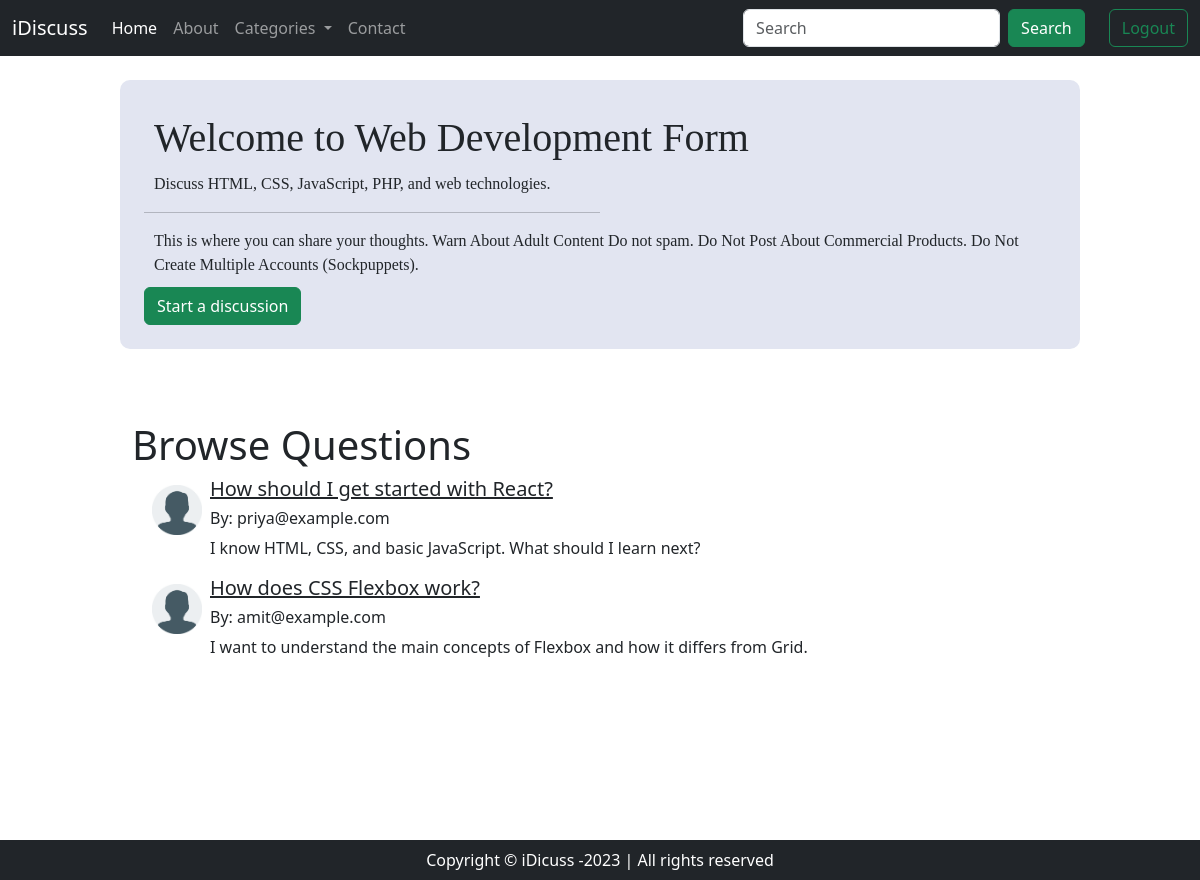
Page /threads_list.php?cat_id=2 (signed in) on the committed database.
### tables this page shows
CREATE TABLE IF NOT EXISTS categories (
    category_id INT NOT NULL AUTO_INCREMENT,
    category_name VARCHAR(255) NOT NULL,
    category_description TEXT NOT NULL,
    created DATETIME NOT NULL DEFAULT CURRENT_TIMESTAMP,
    PRIMARY KEY (category_id)
);

CREATE TABLE IF NOT EXISTS threads (
    thread_id INT NOT NULL AUTO_INCREMENT,
    thread_title VARCHAR(255) NOT NULL,
    thread_desc TEXT NOT NULL,
    thread_user_id INT NOT NULL,
    thread_cat_id INT NOT NULL,
    `timestamp` DATETIME NOT NULL DEFAULT CURRENT_TIMESTAMP,
    PRIMARY KEY (thread_id),
    FULLTEXT KEY ft_threads_title_desc (thread_title, thread_desc),
    KEY idx_threads_category (thread_cat_id),
    KEY idx_threads_user (thread_user_id)
);

CREATE TABLE IF NOT EXISTS users (
    user_id INT NOT NULL AUTO_INCREMENT,
    user_email VARCHAR(255) NOT NULL,
    user_pass VARCHAR(255) NOT NULL,
    `timestamp` DATETIME NOT NULL DEFAULT CURRENT_TIMESTAMP,
    PRIMARY KEY (user_id),
    UNIQUE KEY uq_users_email (user_email)
);

### threads_list.php (the view, shortened to what this page needs)
<!doctype html>
<html lang="en">
<head>
    <link href="https://cdn.jsdelivr.net/npm/bootstrap@5.3.1/dist/css/bootstrap.min.css" rel="stylesheet"
>
</head>
<body>
    <?php
        require 'partials/_dbconnect.php' ;
        require 'partials/_nav.php' ;
        ?>
    <?php
        $id = $_GET['cat_id'];
        $sql = 'SELECT * FROM `categories` WHERE `category_id` = '.$id.';';
        $result = mysqli_query($conn,$sql);
        while($row = mysqli_fetch_assoc($result)){
            $cat_name = $row['category_name'];
            $desc = $row['category_description'];
        }
        if(isset($_SESSION['loggedin']) && $_SESSION['loggedin'] == 1){
            $modal = "newQuestionModal";
        }
        else{
            $modal = "notLoggedinModal";
        }
    ?>
    <div class="container cnt my-4">
        <h1 class="forum_heading">Welcome to
            <?php echo $cat_name; ?> Form
        </h1>
        <p class="forum_desc">
            <?php echo $desc; ?>
        </p>
        <hr width="50%">
        <p class="forum_desc">This is where you can share your thoughts.
            Warn About Adult Content
            Do not spam.
            Do Not Post About Commercial Products.
            Do Not Create Multiple Accounts (Sockpuppets).
        </p>
        <button type="button" class="btn btn-success " data-bs-toggle="modal" data-bs-target="#<?php echo $modal;?>">Start a discussion </button>
    </div>
    <div class="container my-5" style=" max-width:120vh; min-height:40vh">
        <h1>Browse Questions</h1>
        <?php
            $sql = 'SELECT * FROM `threads` WHERE thread_cat_id = '.$id.'';
            $result = mysqli_query($conn,$sql);
            while($row = mysqli_fetch_assoc($result)){
                $thread_id = $row['thread_id'];
                $thread_title = $row['thread_title'];
                $thread_desc = $row['thread_desc'];
                $thread_title = str_replace("<","&lt",$thread_title);
                $thread_title = str_replace("<","&gt",$thread_title);
                $thread_desc = str_replace("<","&lt",$thread_desc);
                $thread_desc = str_replace("<","&gt",$thread_desc);
                $user_id = $row['thread_user_id'];
                $sql2 = 'SELECT user_email FROM `users` WHERE user_id = '.$user_id.'';
                $result2 = mysqli_query($conn,$sql2);
                $row2 = mysqli_fetch_assoc($result2);
                $user = $row2['user_email'];
                echo '
                <div class="container">
                    <img class="mx-2 my-2" src="static/default_user.png" width="50px" style="float:left;" alt="">
                    <h5><a href="thread.php?thread_id='. $thread_id. '" class="text-dark">'.$thread_title.'</a></h5>
                    <h6>By: '.$user.'</h6>
                    <p>'.$thread_desc.'</p>
                </div>';
            }
        ?>
    </div>
    <?php require 'partials/_footer.php' ;?>
</body>
</html>

### threads_list.php (style rules this page uses)
body { min-height: 100vh; }
.cnt { background-color: rgb(226, 229, 241); max-width: 120vh; min-height: 25vh; margin: auto; border-radius: 10px; padding: 2%; }
.forum_heading, .button_thread, .forum_desc { margin: 10px; max-width: 95%; font-family: 'Times New Roman', Times, serif; }

### partials/_footer.php (style rules this page uses)
body { min-height: 110vh; display: flex; flex-direction: column; }

### rows in the picture
categories: category_name "Web Development", category_description "Discuss HTML, CSS, JavaScript, PHP, and web technologies."
threads: thread_title "How should I get started with React?", users.user_email "priya@example.com", thread_desc "I know HTML, CSS, and basic JavaScript. What should I learn next?"
threads: thread_title "How does CSS Flexbox work?", users.user_email "amit@example.com", thread_desc "I want to understand the main concepts of Flexbox and how it differs from Grid."
